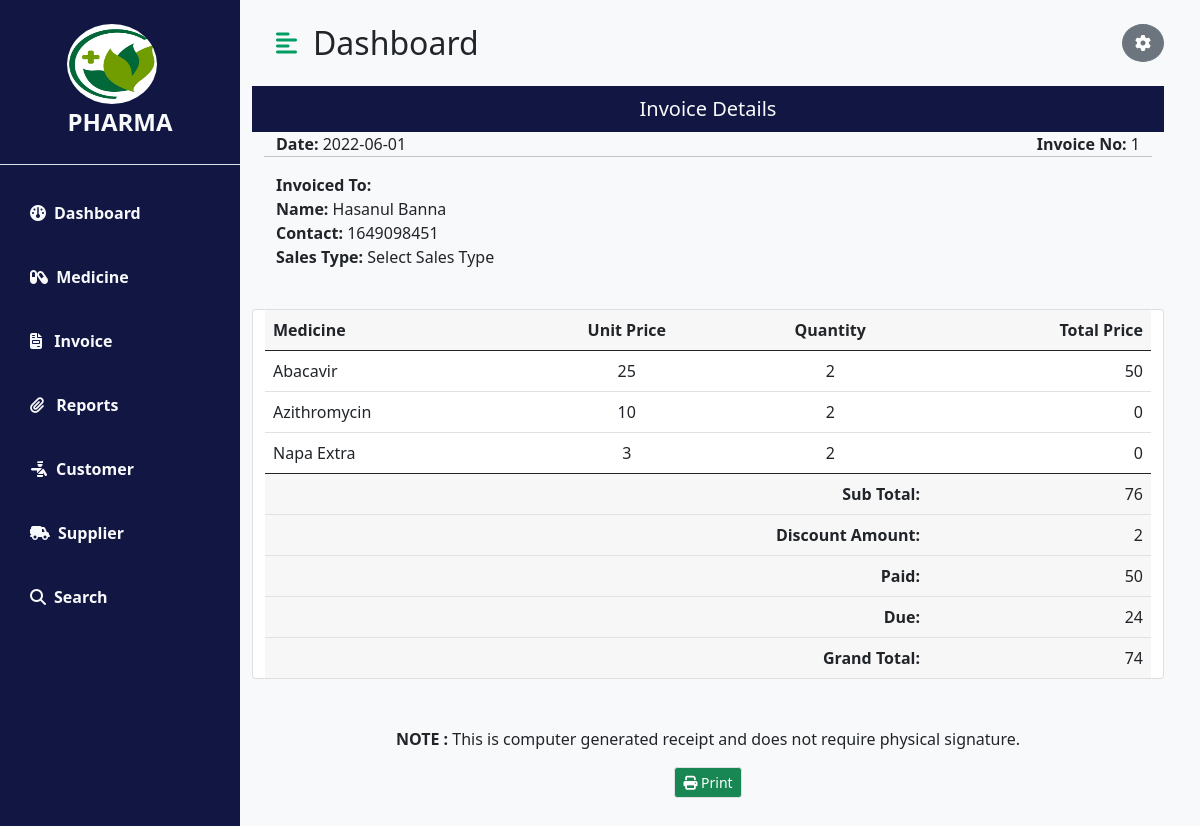
/invoice_details.php?uid=1, run on the app's committed database.
### tables this page shows
CREATE TABLE `invoice` (
  `iid` int(30) NOT NULL,
  `invoice_id` int(11) NOT NULL,
  `customer_id` int(11) NOT NULL,
  `invoice_date` date NOT NULL,
  `sales_type` varchar(20) NOT NULL,
  `medicine_id` int(11) NOT NULL,
  `packing_unit` varchar(100) NOT NULL,
  `Unit_price` int(11) NOT NULL,
  `Issue_quantity` int(11) NOT NULL,
  `dis_percent` int(11) NOT NULL,
  `dis_amount` decimal(50,0) NOT NULL,
  `total` int(11) NOT NULL,
  `sub_total` decimal(50,0) NOT NULL,
  `Due` decimal(50,0) NOT NULL,
  `Paid` decimal(50,0) NOT NULL,
  `Grand_total` decimal(50,0) NOT NULL
);

CREATE TABLE `customer` (
  `customer_id` int(11) NOT NULL,
  `customer_name` varchar(100) NOT NULL,
  `phone` int(11) NOT NULL,
  `email` varchar(100) NOT NULL,
  `address` varchar(100) NOT NULL,
  `type_of_customer` varchar(100) NOT NULL
);

CREATE TABLE `medicine` (
  `medicine_id` int(11) NOT NULL,
  `brand_id` int(100) NOT NULL,
  `category_id` int(100) NOT NULL,
  `medicine_name` varchar(100) NOT NULL,
  `unit_price` int(11) NOT NULL,
  `packing_unit` varchar(100) NOT NULL
);

### invoice_details.php (the view, shortened to what this page needs)
<?php
    require_once 'conn.php';
    $id = $_GET['uid'];
  $sqlall="select invoice.invoice_id,invoice.invoice_date,invoice.sales_type,invoice.Unit_price,invoice.Issue_quantity,invoice.sub_total,invoice.dis_amount,invoice.total,invoice.Paid,invoice.Due,invoice.Grand_total,customer.customer_name,customer.phone,customer.address,medicine.medicine_name
            from invoice left join customer on invoice.customer_id=customer.customer_id
             left join medicine on invoice.medicine_id=medicine.medicine_id where invoice_id = $id";
    $queryall=mysqli_query($conn, $sqlall);
    $data=mysqli_fetch_assoc($queryall);
?>
<!DOCTYPE html>
<html lang="en">
<head>
    <link href="https://cdn.jsdelivr.net/npm/bootstrap@5.0.0-beta3/dist/css/bootstrap.min.css" rel="stylesheet" />
    <link rel="stylesheet" href="https://cdnjs.cloudflare.com/ajax/libs/font-awesome/5.15.3/css/all.min.css" />
    <link rel="stylesheet" href="css/styles.css" />
</head>
<body>
    <div class="d-flex" id="wrapper">
        <div style="background-color:#121642" id="sidebar-wrapper">
            <div class="sidebar-heading text-center py-4 primary-text fs-4 fw-bold text-uppercase border-bottom">
                <a class="navbar-brand" href="#">
                    <img src="image/pharma_logo.jpg" alt=" " class="rounded-circle ms-end" width="90" height="80">
                </a>
                <span class="ms-end text-light">Pharma</span></div>
            <div class="list-group list-group-flush my-3">
                <a href="dashboard.php" class="list-group-item list-group-item-action bg-transparent text-light second-text active"><i
                        class="fa-solid fa-gauge me-2"></i>Dashboard</a>
                <div>
                    <a
                        href="#medicineSubMenu"
                        class="list-group-item list-group-item-action bg-transparent second-text fw-bold text-light"
                        data-bs-toggle="collapse">
                        <i class="fa-solid fa-capsules me-1 text-light"></i> Medicine
                    </a>
                </div>
                <div class="menu-item-wrap">
                    <a href="#invoiceSubMenu" class="list-group-item list-group-item-action bg-transparent second-text fw-bold text-light" data-bs-toggle="collapse">
                        <i class="fa-solid fa-file-invoice me-2 text-light"></i> Invoice
                    </a>
                </div>
                <div class="menu-item-wrap">
                    <a href="#reportSubMenu" class="list-group-item text-light list-group-item-action bg-transparent second-text fw-bold" data-bs-toggle="collapse">
                        <i class="fas fa-paperclip me-2 text-light"></i> Reports
                    </a>
                </div>
                <div>
                    <a href="#customerSubmenu" class="text-light list-group-item list-group-item-action bg-transparent second-text fw-bold" data-bs-toggle="collapse">
                        <i class="fa-solid fa-person-military-pointing me-2 text-light"></i>Customer
                    </a>
                </div>
                <div>
                     <a href="#SuplierSubmenu" class="text-light list-group-item list-group-item-action bg-transparent second-text fw-bold" data-bs-toggle="collapse"><i
                        class="fa-solid fa-truck-field me-2 text-light"></i>Supplier</a>
                </div>
                <a href="#" class="text-light list-group-item list-group-item-action bg-transparent second-text fw-bold"><i
                        class="fa-solid fa-magnifying-glass me-2 text-light"></i>Search</a>
            </div>
        </div>
        <div class="container bg-light">
                <div class="row">
                <div id="page-content-wrapper">
        <nav class="navbar navbar-expand-lg navbar-light bg-transparent py-4 px-4">
                <div class="d-flex align-items-center">
                    <i class="fas fa-align-left primary-text fs-4 me-3" id="menu-toggle"></i>
                    <h2 class="fs-2 m-0">Dashboard</h2>
                </div>
                <div class="collapse navbar-collapse" id="navbarSupportedContent">
                    <ul class="navbar-nav ms-auto mb-2 mb-lg-0">
                        <li class="nav-item dropdown">
                  <div>
                  <div class="btn-group dropstart">
                        <button class="btn btn-secondary rounded-circle" type="" id="dropdownMenuButton2" data-bs-toggle="dropdown" aria-expanded="false">
                        <i class="fa-solid fa-gear"></i>
                        </button>
                        </div>
                     </div>
                 </div>
                </div>
            </div>
            <div class="container">
                <div class="row float-start w-100">
                    <div class="fs-5 text-light  text-center w-100 p-2" style="background-color:#121642">Invoice Details</div>
                    <div class="row bg-light ms-0">
                        <div class="col-sm-6"><strong>Date:</strong> <?php echo $data['invoice_date'] ?? ''; ?></div>
                        <div class="col-sm-6 text-sm-end"> <strong>Invoice No:</strong> <?php echo $data['invoice_id'] ?? ''; ?></div>
                    <hr>
                        <div class="col-12">
                            <strong>Invoiced To:</strong>
                            <address>
                                <b>Name:</b> <?php echo $data['customer_name'] ?? ''; ?><br />
                                <b>Contact:</b> <?php echo $data['phone'] ?? ''; ?><br />
                                <b>Sales Type:</b> <?php echo $data['sales_type'] ?? ''; ?><br /><br/>
                            </address>
                        </div>
                    </div>
                    <div class="card">
                        <div class="card-body p-0">
                            <div class="table-responsive">
                                <table class="table mb-0">
                                    <thead class="card-header">
                                        <tr>
                                            <td><strong>Medicine </strong></td>
                                            <td class="text-center"><strong>Unit Price</strong></td>
                                            <td class="text-center"><strong>Quantity</strong></td>
                                            <td class="text-end"><strong>Total Price</strong></td>
                                        </tr>
                                    </thead>
                                    <tbody>
                                        <?php
                                         $queryall=mysqli_query($conn, $sqlall);
                                         while($prod_data=mysqli_fetch_array($queryall)){
                                             ?>
                                        <tr>
                                            <td><?php echo $prod_data['medicine_name']?></td>
                                            <td class="text-center"><?php echo $prod_data['Unit_price']?></td>
                                            <td class="text-center"><?php echo $prod_data['Issue_quantity']?></td>
                                            <td class="text-end"><?php echo $prod_data['total']?></td>
                                        </tr>
                                        <?php
                                        }
                                        ?>
                                    </tbody>
                                    <tfoot class="card-footer">
                                        <tr>
                                            <td colspan="3" class="text-end"><strong>Sub Total:</strong></td>
                                            <td class="text-end"><?php echo $data['sub_total'] ?? ''; ?></td>
                                        </tr>
                                        <tr>
                                            <td colspan="3" class="text-end"><strong>Discount Amount:</strong></td>
                                            <td class="text-end"><?php echo $data['dis_amount']?></td>
                                        </tr>
                                         <tr>
                                            <td colspan="3" class="text-end"><strong>Paid:</strong></td>
                                            <td class="text-end"><?php echo $data['Paid']?></td>
                                        </tr>
                                         <tr>
                                            <td colspan="3" class="text-end"><strong>Due:</strong></td>
                                            <td class="text-end"><?php echo $data['Due']?></td>
                                        </tr>
                                          <tr>
                                            <td colspan="3" class="text-end border-bottom-0"><strong> Grand Total:</strong></td>
                                            <td class="text-end border-bottom-0"><?php echo $data['Grand_total']?></td>
                                        </tr>
                                    </tfoot>
                                </table>
                            </div>
                        </div>
                    </div>
                    <div class="my-5 text-center">
                        <p class="text-1"><strong>NOTE :</strong> This is computer generated receipt and does not require physical signature.</p>
                        <div class="btn-group btn-group-sm d-print-none">
                            <a href="javascript:window.print()" class="btn btn-success border text-light-50 shadow-none">
                                <i class="fa fa-print"></i> Print
                            </a>
                        </div>
                    </div>
                </div>
            </div>
        </div>
    </div>
</body>
</html>

### css/styles.css (style rules this page uses)
:root { --main-bg-color: #009d63; --main-text-color: #009d63; --second-text-color: #bbbec5; --second-bg-color: #c1efde; }
.primary-text { color: var(--main-text-color); }
.second-text { color: var(--second-text-color); }
#wrapper { overflow-x: hidden; background-image: linear-gradient( to right, #baf3d7, #c2f5de, #cbf7e4, #d4f8ea, #ddfaef ); }
#sidebar-wrapper { min-height: 100vh; margin-left: -15rem; -webkit-transition: margin 0.25s ease-out; -moz-transition: margin 0.25s ease-out; -o-transition: margin 0.25s ease-out; transition: margin 0.25s ease-out; }
#sidebar-wrapper .sidebar-heading { padding: 0.875rem 1.25rem; font-size: 1.2rem; }
#sidebar-wrapper .list-group { width: 15rem; }
#page-content-wrapper { min-width: 100vw; }
#menu-toggle { cursor: pointer; }
.list-group-item { border: none; padding: 20px 30px; }
.list-group-item.active { background-color: transparent; color: var(--main-text-color); font-weight: bold; border: none; }
@media (min-width: 768px) { #sidebar-wrapper { margin-left: 0; } }
@media (min-width: 768px) { #page-content-wrapper { min-width: 0; width: 100%; } }

### data on the page
invoice: invoice_date "2022-06-01", invoice "1", sales_type "Select Sales Type", medicine.medicine_name "Abacavir", Unit_price "25", Issue_quantity "2", total "50", sub_total "76", dis_amount "2", Paid "50", Due "24", Grand_total "74"
customer: customer_name "Hasanul Banna", phone "1649098451"
invoice: medicine.medicine_name "Azithromycin", Unit_price "10", Issue_quantity "2", total "0"
invoice: medicine.medicine_name "Napa Extra", Unit_price "3", Issue_quantity "2", total "0"
